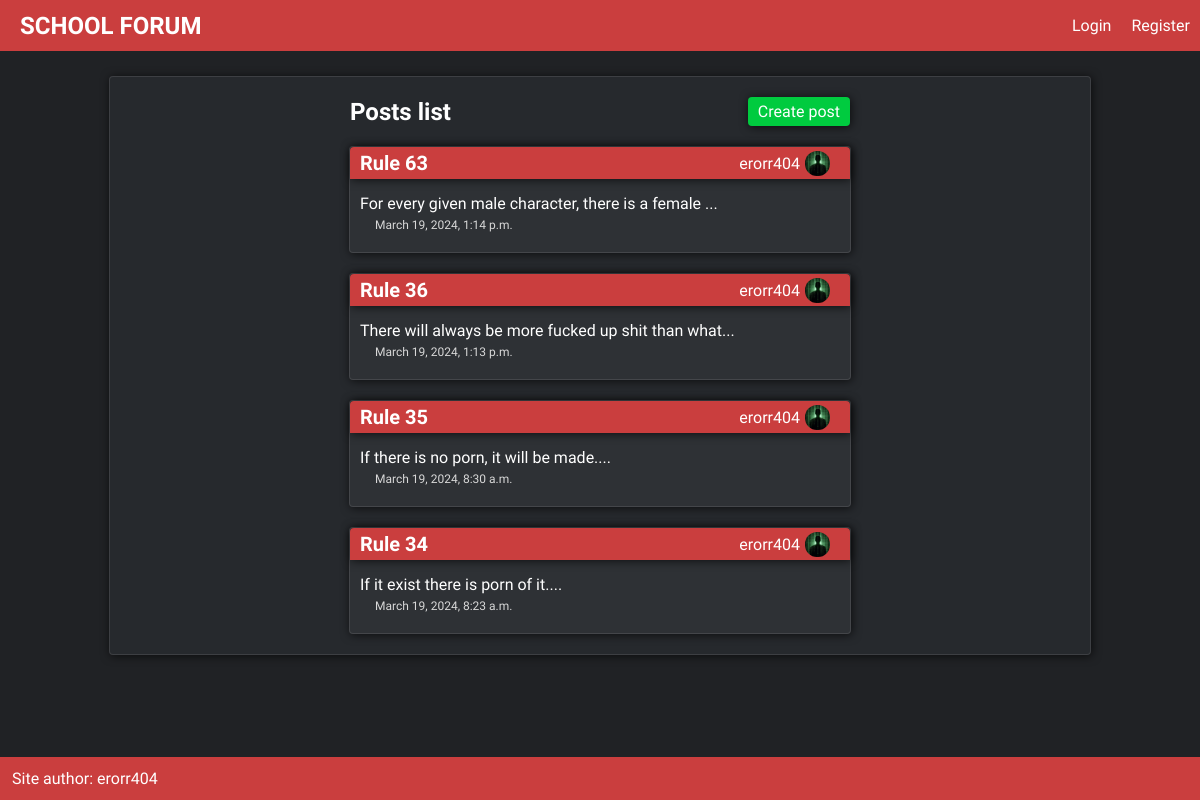
The app's page /rules, older data.
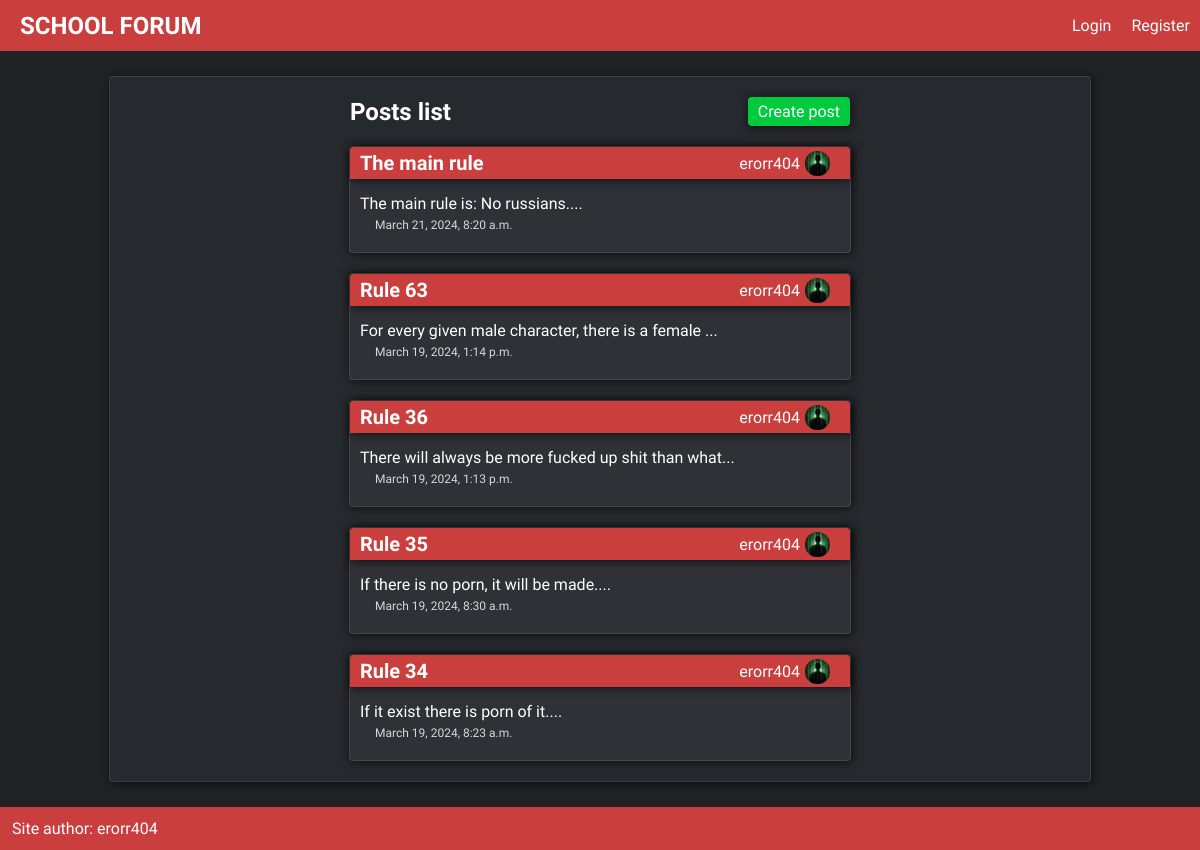
The same page, newer data.
### posts/models.py (models this page shows, shortened)
class Post(models.Model):
    title = models.CharField(max_length=50)
    slug = models.SlugField()
    body = models.TextField()
    date = models.DateTimeField(auto_now_add=True)
    category = models.ForeignKey(Category, models.CASCADE, default=None)
    author = models.ForeignKey(User, models.CASCADE, default=None)
    def snippet(self):
        return self.body[:50] + '...'

### accounts/models.py (models this page shows, shortened)
class Profile(models.Model):
    user = models.OneToOneField(User, models.CASCADE)
    image = models.ImageField(upload_to='profile_pics/', default='default.jpg')
    biography = models.TextField(default='')

### posts/views.py (the view)
# urls.py: path('<slug:category>', views.post_list_view, name='posts_list'),
def post_list_view(request, category):
    posts = Post.objects.filter(Q(category__slug=category)).order_by('date')[::-1]
    user_profiles = []
    for post in posts:
        post_user_profile = Profile.objects.get(user=post.author)
        user_profiles.append(post_user_profile)
    zipped_list = zip(posts, user_profiles)
    return render(request, 'posts_list.html', {'posts':posts, 'category':category, 'profiles':user_profiles, 'zipped_list':zipped_list})

### posts/templates/posts_list.html (shortened to what this page needs)
{% extends 'base_layout.html' %}
{% block content %}
    <div class="main-content shadow light-border">
        <div class="page-title-header posts">
            <h2>Posts list</h2>
            <a href="{% url 'posts:create' category=category %}" class="create-post shadow">Create post</a>
        </div>
        <div class="posts">
            {% for post, profile in zipped_list %}
                <div class="post shadow light-border">
                    <a href="{% url 'posts:show' category=category post=post.slug %}">
                        <div class="title shadow">
                            <h2 class="post-title">{{ post.title }}</h2>
                            <div class="post-user">
                                <a href="{% url 'accounts:user_profile' username=post.author.username %}" class="user-profile-link">
                                    <p class="post-author">{{ post.author }}</p>
                                    <img class="profile-image" src=" {{ profile.image.url }}" alt="profile image">
                                </a>
                            </div>
                        </div>
                        <div class="post-content">
                            <a href="{% url 'posts:show' category=category post=post.slug %}">
                                <p class="post-snippet">{{ post.snippet }}</p>
                                <p class="post-date">{{ post.date }}</p>
                            </a>
                        </div>
                    </a>
                </div>
            {% endfor %}
        </div>
    </div>
{% endblock content %}

Row changes from the older to the newer data that the page shows:
added Post: title "The main rule", author "erorr404", image (picture), snippet "The main rule is: No russians....", date "March 21, 2024, 8:20 a.m."
